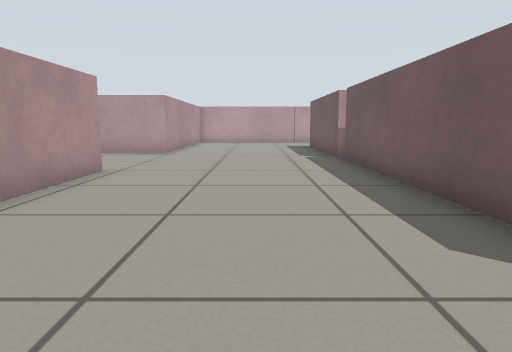
view 1 (above)

17 first-person views from a walk through a world built for the Gazebo simulator. The camera is 0.5 m above the floor, tilts 8° down and sees 70° across. Floor lines are 1 m apart. The floor is counted in squares, 0.5 m on a side. Each view is taken from the middle of a square. On the plan, view 1 faces up. The plan holds only what a view shows up to about 13 squares ahead; the rest is blank. The place goes on beyond the plan. Some surface patterns are stand-ins.

view 2
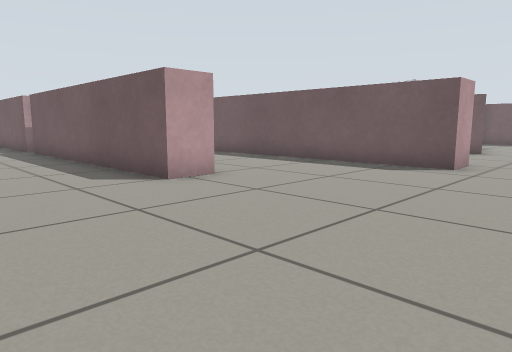

view 3
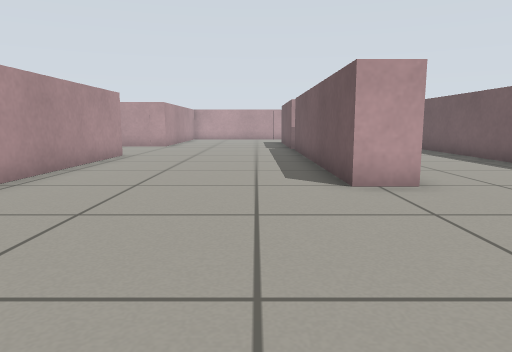

view 4
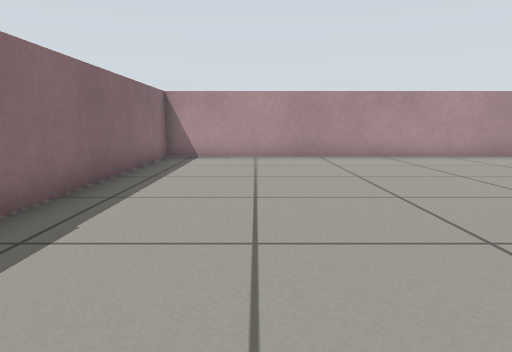

view 5
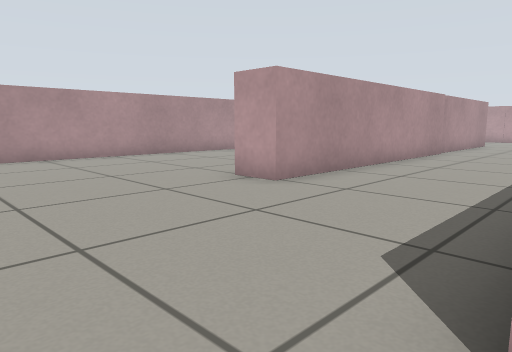

view 6
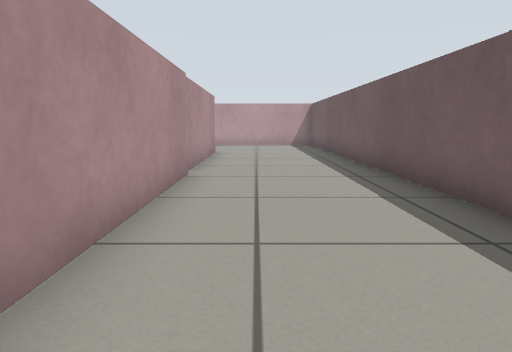

view 7
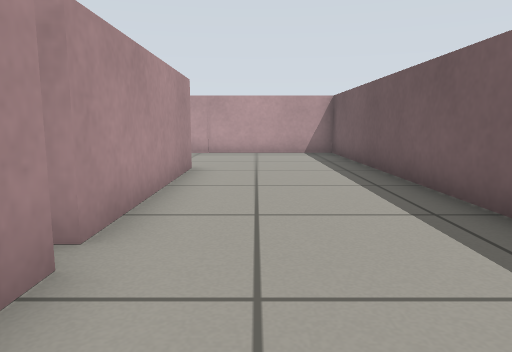

view 8
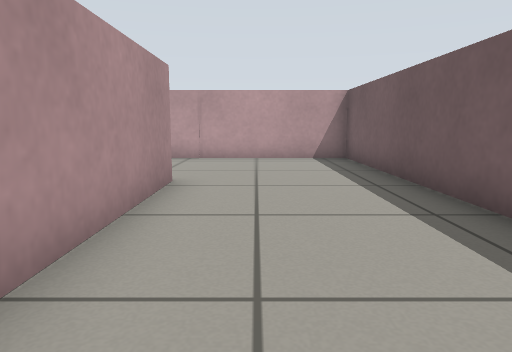

view 9
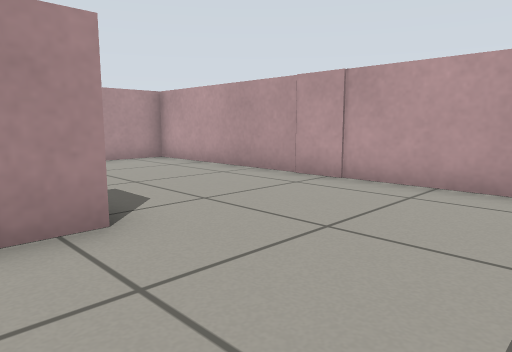

view 10
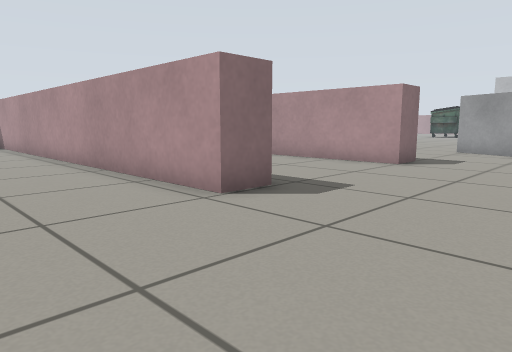

view 11
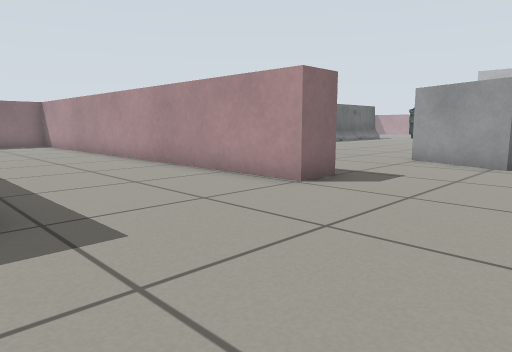

view 12
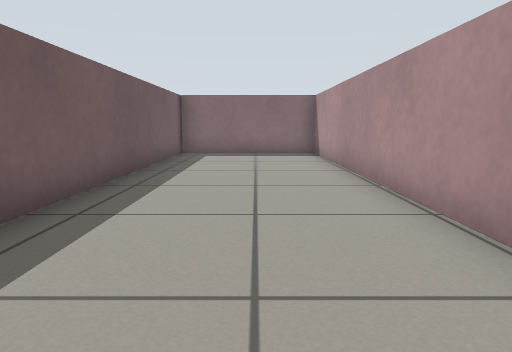

view 13
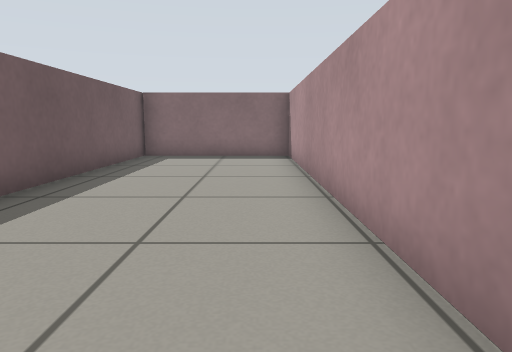

view 14
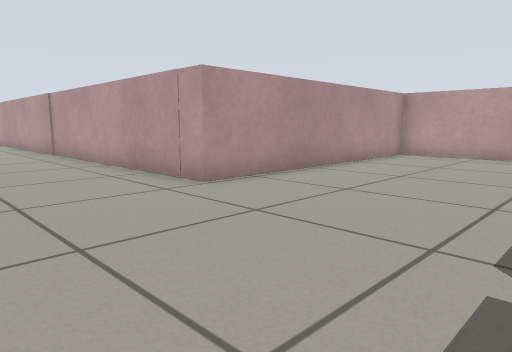

view 15
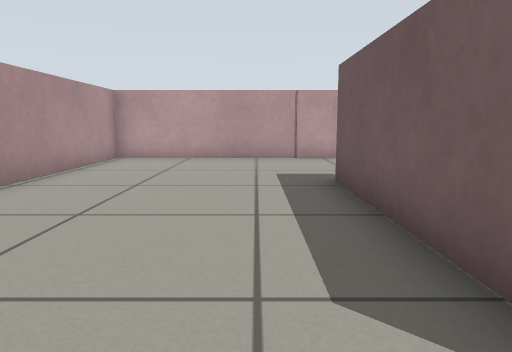

view 16
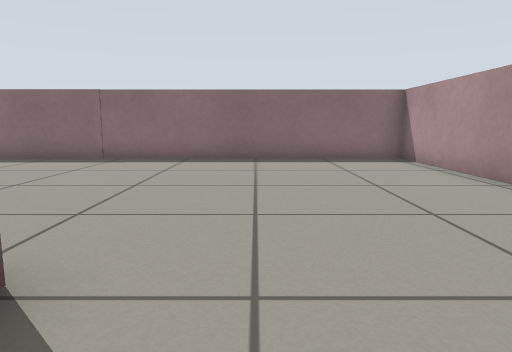

view 17
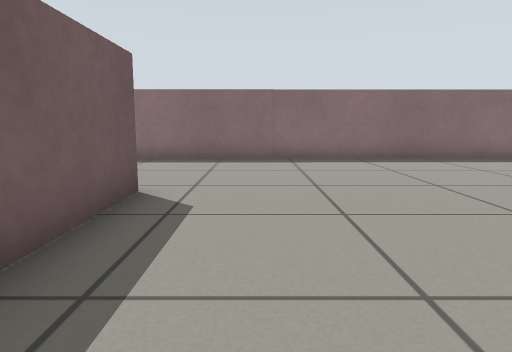

### Floor plan
Points are (right, up) in squares from view 1. A wall is a line through its corners. A room is listed if a view was taken in it or the views show most of it. See-through windows are left out.
Room 1 (views 1, 2, 3, 4, 5, 6, 7, 8, 9, 10, 14, 15, 16, 17)
walls: (3.5, 10.4) (3.6, 1.8) (2.6, 1.8) (2.5, 10.4); (2.5, 11) (2.5, 16.5); (-3.4, 7.9) (-3.3, -6.8) (9.5, -6.8); (9, -1.4) (7.8, -1.4) (7.7, 21) (-3.2, 21) (-3.1, 12.8); (3.5, 16.6) (3.5, 11)
ways out: opening at (-3.5, 10.5) to room 2
Room 2 (views 11, 12, 13)
walls: (-4.6, 7.9) (-3.4, 7.9); (-10.3, 7.9) (-9.1, 7.9) (-9.1, -6.8) (-4.4, -6.8); (-3.1, 12.8) (-10.5, 12.8); (-4.4, -7.1) (-4.4, 2.5)
ways out: opening at (-3.5, 10.5) to room 1; opening at (-9.5, 10.5)

Positions as (right, up) in squares from view 1, and headings:
1: (0, 0), facing up
2: (-1, -4), facing up-right
3: (1, -4), facing up
4: (8, -4), facing left
5: (8, -3), facing up-left
6: (5, 3), facing up
7: (5, 8), facing up
8: (5, 10), facing up
9: (7, 15), facing up-left
10: (0, 12), facing down-left
11: (-4, 12), facing down-left
12: (-7, 6), facing down
13: (-8, 5), facing down
14: (2, 9), facing up-left
15: (1, 10), facing up
16: (1, 4), facing down
17: (6, 4), facing down
